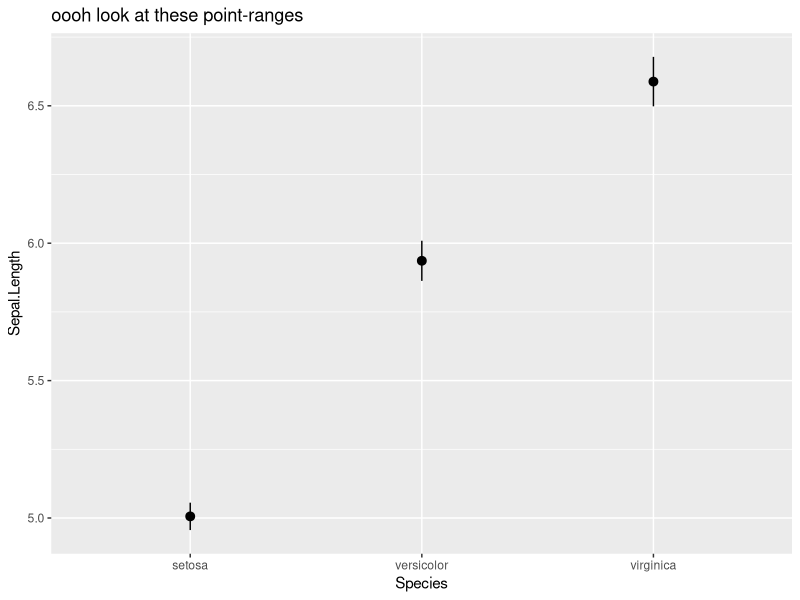
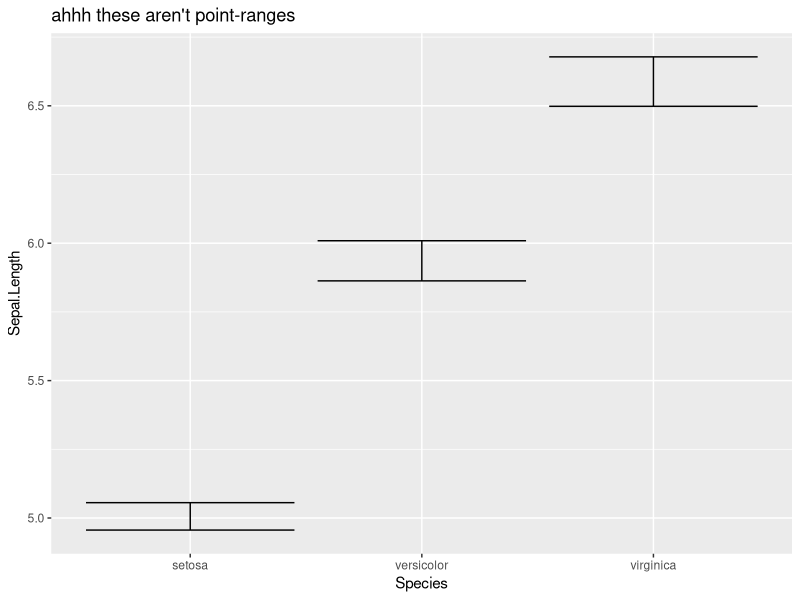
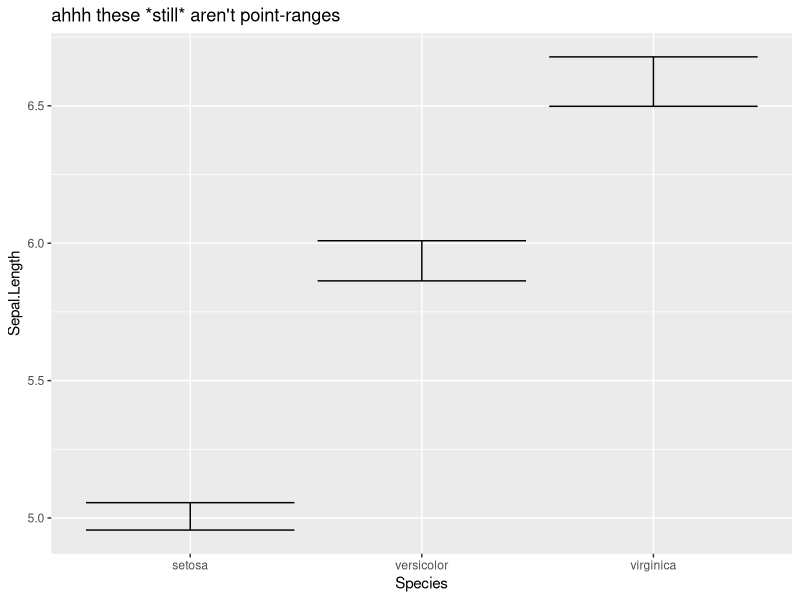
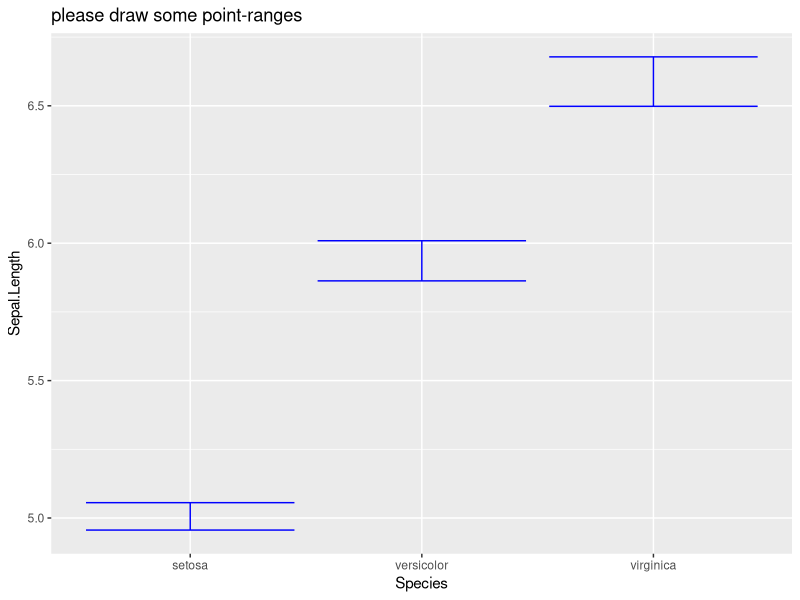
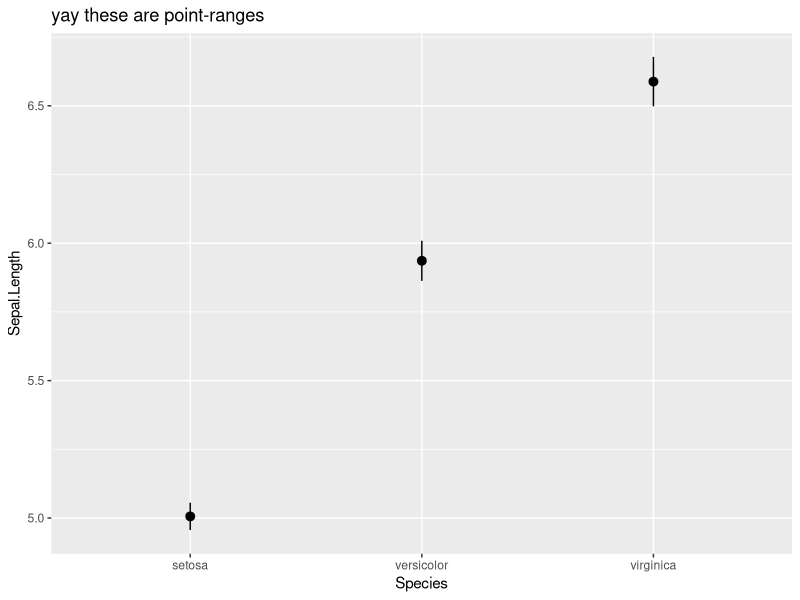

Here is the R script that generated these plots, in order:
## ---- chunk 1
knitr::opts_chunk$set(
  echo = TRUE,
  comment = "#>",
  collapse = TRUE,
  fig.width = 4,
  out.width = "50%",
  fig.asp = 0.618,
  dpi = 300)
## ---- chunk 2
library(ggplot2)

wrap_with_defaults <- function(func, hard_defaults, soft_defaults) {
  function(...) {
    dots <- list(...)
    # overwrite soft defaults with user options
    # then overwrite with hard defaults
    args <- modifyList(modifyList(soft_defaults, dots), hard_defaults)
    do.call(func, args)
  }
}
## ---- chunk 3
stat_mean_se <- wrap_with_defaults(
  stat_summary,
  hard_defaults = list(fun.data = mean_se),
  # pass in a variable as a default
  soft_defaults = list(geom = "pointrange")
)

ggplot(iris) +
  aes(x = Species, y = Sepal.Length) +
  stat_mean_se() + 
  ggtitle("oooh look at these point-ranges")
## ---- chunk 4
geom <- "pointrange"

stat_mean_se2 <- wrap_with_defaults(
  stat_summary,
  hard_defaults = list(fun.data = mean_se),
  # pass in a variable as a default
  soft_defaults = list(geom = geom)
)
## ---- chunk 5
geom <- "errorbar"
## ---- chunk 6
ggplot(iris) +
  aes(x = Species, y = Sepal.Length) +
  stat_mean_se2() + 
  ggtitle("ahhh these aren't point-ranges")
## ---- chunk 7
geom <- "pointrange"

ggplot(iris) +
  aes(x = Species, y = Sepal.Length) +
  stat_mean_se2() + 
  ggtitle("ahhh these *still* aren't point-ranges")

geom <- "pointrange"
ggplot(iris) +
  aes(x = Species, y = Sepal.Length) +
  stat_mean_se2(color = "blue") + 
  ggtitle("please draw some point-ranges")
## ---- chunk 8
wrap_with_defaults2 <- function(func, hard_defaults, soft_defaults) {
  soft_defaults <- force(soft_defaults)
  hard_defaults <- force(hard_defaults)
  function(...) {
    dots <- list(...)
    # overwrite soft defaults with user options
    # then overwrite with hard defaults
    args <- modifyList(modifyList(soft_defaults, dots), hard_defaults)
    do.call(func, args)
  }
}

## ---- chunk 9
geom <- "pointrange"

stat_mean_se3 <- wrap_with_defaults2(
  stat_summary,
  hard_defaults = list(fun.data = mean_se),
  # pass in a variable as a default
  soft_defaults = list(geom = geom)
)

geom <- "errorbar"

ggplot(iris) +
  aes(x = Species, y = Sepal.Length) +
  stat_mean_se3() + 
  ggtitle("yay these are point-ranges")
